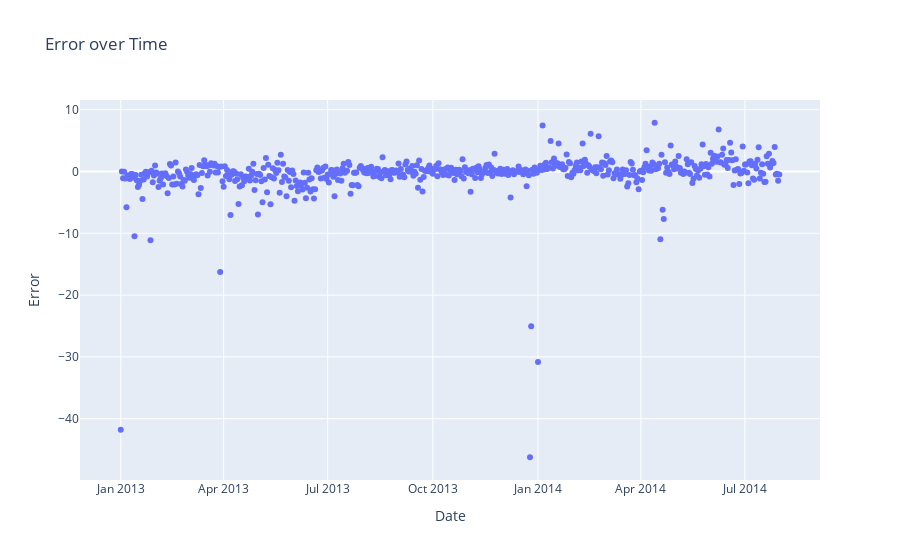

Notebook code cell kept with this figure:
### Code cell
fig = go.Figure()
fig.add_trace(go.Scatter(x=result['Date'], y=result['error'],
                    mode='markers',
                    name='actual'))

fig.update_layout(title='Error over Time',
                   xaxis_title='Date',
                   yaxis_title='Error')

fig.show()

### Figure 1 — Plotly figure (JSON) as saved in the notebook; plotly's stock layout.template omitted (floating-point values rounded to 4 significant figures; data arrays with more than 128 entries replaced by an {"elided": "..."} marker saying what was removed)
{"data": [{"mode": "markers", "name": "actual", "type": "scatter", "x": {"elided": "577 str values"}, "y": {"elided": "577 float values"}}], "layout": {"title": {"text": "Error over Time"}, "xaxis": {"title": {"text": "Date"}}, "yaxis": {"title": {"text": "Error"}}}}
